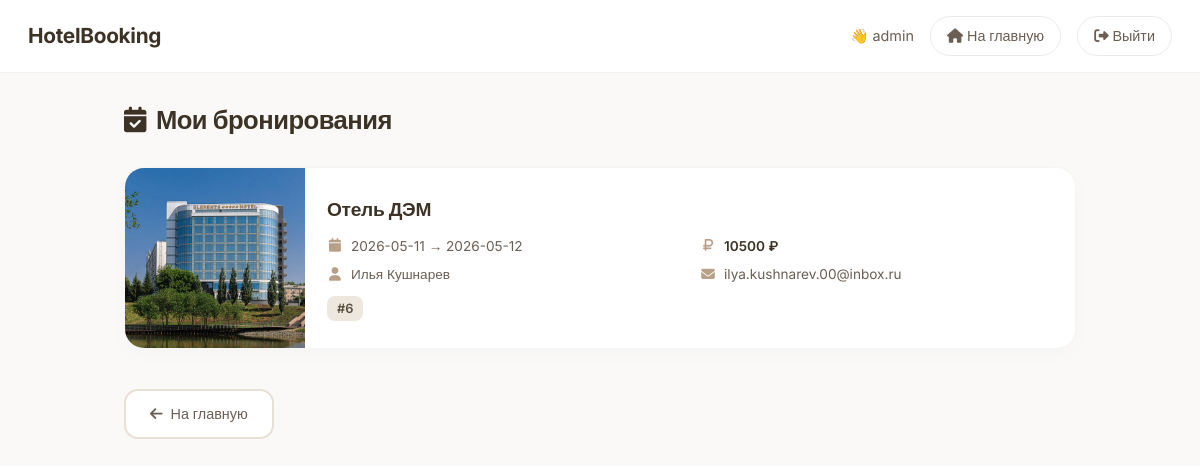
Page /my_bookings (signed in) on the earlier database version.
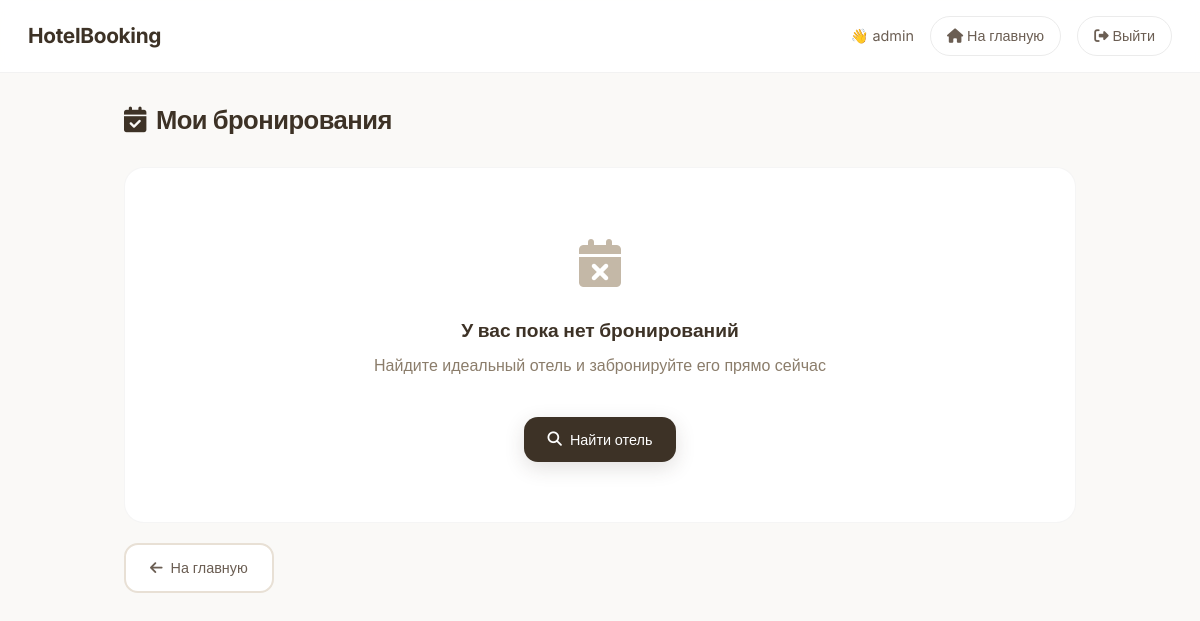
Same page on the later database version.
### tables this page shows
CREATE TABLE bookings (
            id INTEGER PRIMARY KEY AUTOINCREMENT,
            hotel_id INTEGER NOT NULL,
            user_id INTEGER,
            guest_name TEXT NOT NULL,
            guest_email TEXT NOT NULL,
            check_in DATE NOT NULL,
            check_out DATE NOT NULL,
            total_price INTEGER NOT NULL,
            guests_count INTEGER DEFAULT 1,
            booking_date TIMESTAMP DEFAULT CURRENT_TIMESTAMP,
            FOREIGN KEY (hotel_id) REFERENCES hotels (id)
        );

CREATE TABLE hotels (
            id INTEGER PRIMARY KEY AUTOINCREMENT,
            name TEXT NOT NULL,
            city TEXT NOT NULL,
            price_per_night INTEGER NOT NULL,
            rooms_total INTEGER NOT NULL,
            description TEXT,
            image_url TEXT,
            is_featured INTEGER DEFAULT 0,
            rating REAL DEFAULT 4.0
        );

### main.py (the view)
@app.route('/my_bookings')
@login_required
def my_bookings():
    conn = get_db()
    cursor = conn.cursor()
    cursor.execute('''
        SELECT b.*, h.name as hotel_name, h.image_url
        FROM bookings b
        JOIN hotels h ON b.hotel_id = h.id
        WHERE b.user_id = ?
        ORDER BY b.booking_date DESC
    ''', (session['user_id'],))
    bookings = cursor.fetchall()
    conn.close()
    return render_template('my_bookings.html', bookings=bookings)

### main.py (called while the page is built)
def login_required(f):
    @wraps(f)
    def decorated_function(*args, **kwargs):
        if not session.get('user_id'):
            flash('Пожалуйста, войдите в аккаунт', 'error')
            return redirect(url_for('login'))
        return f(*args, **kwargs)
    return decorated_function

def get_db():
    conn = sqlite3.connect('hotels.db')
    conn.row_factory = sqlite3.Row
    return conn

### templates/my_bookings.html (shortened to what this page needs)
<!DOCTYPE html>
<html lang="ru">
<head>
    <link rel="stylesheet" href="https://cdnjs.cloudflare.com/ajax/libs/font-awesome/6.4.0/css/all.min.css">
</head>
<body>
    <div class="header">
        <div class="container">
            <div class="logo">
                <a href="/">HotelBooking</a>
            </div>
            <div class="header-right">
                <span>👋 {{ session.username }}</span>
                <a href="/"><i class="fas fa-home"></i> На главную</a>
                <a href="/logout"><i class="fas fa-sign-out-alt"></i> Выйти</a>
            </div>
        </div>
    </div>
    <div class="main-container">
        <h1 class="page-title"><i class="fas fa-calendar-check"></i> Мои бронирования</h1>
        {% if bookings %}
            {% for booking in bookings %}
            <div class="booking-card">
                <img src="{{ booking.image_url }}" class="booking-image" alt="{{ booking.hotel_name }}">
                <div class="booking-info">
                    <h3>{{ booking.hotel_name }}</h3>
                    <div class="info-grid">
                        <div class="info-item">
                            <i class="fas fa-calendar"></i> {{ booking.check_in }} → {{ booking.check_out }}
                        </div>
                        <div class="info-item">
                            <i class="fas fa-ruble-sign"></i> <strong>{{ booking.total_price }} ₽</strong>
                        </div>
                        <div class="info-item">
                            <i class="fas fa-user"></i> {{ booking.guest_name }}
                        </div>
                        <div class="info-item">
                            <i class="fas fa-envelope"></i> {{ booking.guest_email }}
                        </div>
                    </div>
                    <div style="margin-top: 10px;">
                        <span class="booking-badge">#{{ booking.id }}</span>
                    </div>
                </div>
            </div>
            {% endfor %}
        {% else %}
            <div class="empty">
                <div class="empty-icon"><i class="fas fa-calendar-times"></i></div>
                <h3>У вас пока нет бронирований</h3>
                <p>Найдите идеальный отель и забронируйте его прямо сейчас</p>
                <a href="/" class="btn-back btn-primary"><i class="fas fa-search"></i> Найти отель</a>
            </div>
        {% endif %}
        <a href="/" class="btn-back"><i class="fas fa-arrow-left"></i> На главную</a>
    </div>
</body>
</html>

### templates/my_bookings.html (style rules this page uses)
* { margin: 0; padding: 0; box-sizing: border-box; }
body { font-family: 'Inter', sans-serif; background: #faf9f7; color: #2c2c2c; line-height: 1.5; -webkit-font-smoothing: antialiased; -moz-osx-font-smoothing: grayscale; }
.header { position: sticky; top: 0; z-index: 100; background: rgba(255, 255, 255, 0.9); border-bottom: 1px solid rgba(0, 0, 0, 0.05); padding: 16px 28px; backdrop-filter: blur(10px); -webkit-backdrop-filter: blur(10px); }
.header .container { max-width: 1200px; margin: 0 auto; display: flex; justify-content: space-between; align-items: center; flex-wrap: wrap; gap: 12px; }
.logo { font-size: 1.3rem; font-weight: 700; color: #3d3226; letter-spacing: -0.3px; }
.logo a { text-decoration: none; color: #3d3226; transition: color 0.2s; }
.header-right { display: flex; align-items: center; gap: 16px; flex-wrap: wrap; }
.header-right span { color: #6b5e53; font-size: 0.9rem; }
.header-right a { color: #6b5e53; text-decoration: none; font-weight: 500; font-size: 0.9rem; padding: 8px 16px; border-radius: 20px; border: 1px solid rgba(0,0,0,0.08); transition: all 0.2s; }
.main-container { max-width: 1000px; margin: 0 auto; padding: 28px 24px; }
.page-title { font-size: 1.6rem; font-weight: 700; color: #3d3226; margin-bottom: 28px; letter-spacing: -0.5px; display: flex; align-items: center; gap: 10px; }
.empty { text-align: center; padding: 60px 30px; background: #ffffff; border-radius: 20px; border: 1px solid rgba(0,0,0,0.04); }
.empty-icon { font-size: 3rem; color: #c4b8a7; margin-bottom: 16px; }
.empty h3 { font-size: 1.2rem; color: #3d3226; margin-bottom: 8px; }
.empty p { color: #8b7d6b; margin-bottom: 20px; }
.btn-back { display: inline-flex; align-items: center; gap: 8px; padding: 12px 24px; background: #ffffff; color: #6b5e53; text-decoration: none; border-radius: 14px; border: 2px solid #e8e0d5; font-weight: 500; font-size: 0.9rem; transition: all 0.25s; margin-top: 20px; }
.btn-primary { background: #3d3226; color: white; border: none; box-shadow: 0 6px 20px rgba(61,50,38,0.15); }

Differences in the rows shown:
removed bookings: image_url (picture), hotel_name "Отель ДЭМ", check_in "2026-05-11", check_out "2026-05-12", total_price "10500", guest_name "Илья Кушнарев", guest_email "ilya.kushnarev.00@inbox.ru", id "6"
Other differences:
text now shown: "У вас пока нет бронирований Найдите идеальный отель и забронируйте его прямо сейчас Найти отель"
